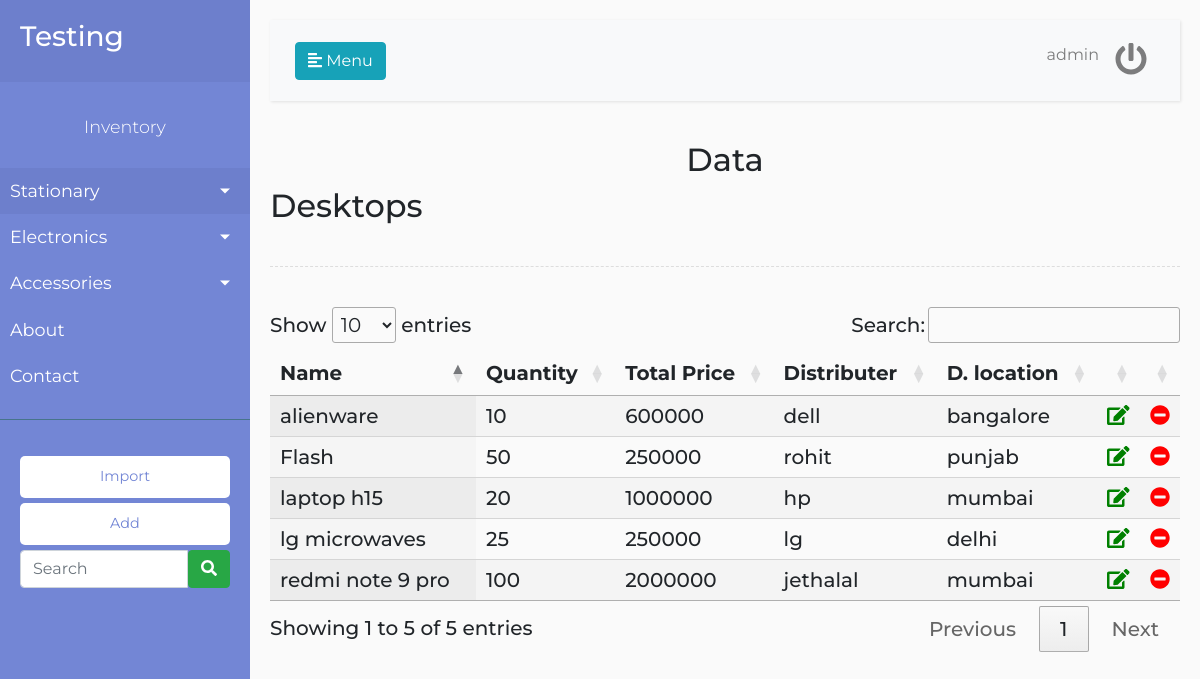
Page /electronics/Desktops (signed in) on the committed database.
### web/models.py (models this page shows, shortened)
class InData(models.Model):
    category = models.CharField(max_length=50, blank=True)
    name = models.CharField(max_length=50)
    priceperpiece = models.CharField(max_length=50)
    totalprice = models.CharField(max_length=50, blank=True)
    qty = models.CharField(max_length=50)
    dname = models.CharField(max_length=50)
    dloc = models.CharField(max_length=50)
    created_at = models.DateTimeField(auto_now_add=True, null=True)
    updated_at = models.DateTimeField(auto_now=True)

### web/views.py (the view)
# urls.py: path('electronics/<str:option>', views.electronics),
def electronics(request, option):
    if request.user.is_anonymous:
        return redirect('/')
    username=request.user.username
    data = InData.objects.filter(category='ele')
    if option =="Mobiles":
        context  ={"choice":option, "data": data, "username": username}
    elif option =="Microwaves":
        context  ={"choice":option, "data": data, "username": username}
    elif option =="Laptops":
        context  ={"":option, "data": data, "username": username}
    elif option =="Desktops":
        context  ={"choice":option, "data": data, "username": username}
    else:
        context = {"choice": "Coming Soon", "data": data, "username": username}
    return render(request,'home.html',context)

### templates/home.html (shortened to what this page needs)
{% extends "base.html" %}
{% block homeheading %} Data{% endblock %}
{% block heading %} {{choice}}{% endblock %}
{% block datatable %}
    <table id="results" class="display" style="width:100%">
        <thead>
            <tr>
                <th>Name</th>
                <th>Quantity</th>
                <th>Total Price</th>
                <th>Distributer</th>
                <th>D. location</th>
                <th></th>
                <th></th>
            </tr>
        </thead>
        <tbody>
            {% for value in data %}
                <tr>
                    <td>{{value.name}}</td>
                    <td>{{value.qty}}</td>
                    <td>{{value.totalprice}}</td>
                    <td>{{value.dname}}</td>
                    <td>{{value.dloc}}</td>
                    <td><i class="fas fa-edit" style="color:green"></i></td>
                    <td><a href="/delete/{{value.name}}"><i class="fas fa-minus-circle" style="color:red"></i></td>
                </tr>
            {% endfor %}
        </tbody>
    </table>
{% endblock %}

### templates/base.html (shortened to what this page needs)
{% load static %}
<!DOCTYPE html>
<html lang="en">
    <head>
        <link rel="stylesheet" href="https://stackpath.bootstrapcdn.com/bootstrap/4.5.2/css/bootstrap.min.css">
        <link rel="stylesheet" href="https://cdn.datatables.net/1.10.22/css/jquery.dataTables.min.css">
        <link rel="stylesheet" href="https://cdn.datatables.net/buttons/1.6.4/css/buttons.dataTables.min.css">
        <link href="{% static 'style.css' %}" rel="stylesheet" />
    </head>
    <body>
        <div class="wrapper">
            <nav id="sidebar">
                <div class="sidebar-header">
                    <h3><a href="/home">Testing</a></h3>
                </div>
                <ul class="list-unstyled components">
                    <p class="text-center">Inventory</p>
                    <li class="active">
                        <a href="#homeSubmenu" data-toggle="collapse" aria-expanded="false" class="dropdown-toggle">Stationary</a>
                    </li>
                    <li>
                        <a href="#electronics" data-toggle="collapse" aria-expanded="false" class="dropdown-toggle">Electronics</a>
                    </li>
                    <li>
                        <a href="#accessories" data-toggle="collapse" aria-expanded="false" class="dropdown-toggle">Accessories</a>
                    </li>
                    <li>
                        <a href="/about">About</a>
                    </li>
                    <li>
                        <a href="/contact">Contact</a>
                    </li>
                </ul>
                <ul class="list-unstyled CTAs">
                    <li>
                        <a href="https://bootstrapious.com/tutorial/files/sidebar.zip" class="download">Import</a>
                    </li>
                    <li>
                        <a href="/add" class="download">Add </a>
                    </li>
                    <li>
                        <form class="navbar-form" role="search">
                            <div class="input-group add-on">
                            <input class="form-control" placeholder="Search" name="srch-term" id="srch-term" type="text">
                            <div class="input-group-btn">
                                <button class="btn btn-success" type="submit" ><i class="fas fa-search" ></i></button>
                            </div>
                            </div>
                        </form>
                    </li>
                </ul>
            </nav>
            <div id="content">
                <nav class="navbar navbar-expand-lg navbar-light bg-light">
                    <div class="container-fluid">
                        <button type="button" id="sidebarCollapse" class="btn btn-info">
                            <i class="fas fa-align-left"></i>
                            <span>Menu</span>
                        </button>
                        <div class="collapse navbar-collapse" id="navbarSupportedContent">
                            <ul class="nav navbar-nav ml-auto">
                                <li class="nav-item">
                                    <a class="nav-link">{{username}}</a>
                                </li>
                                <li class="nav-item">
                                    <a class="nav-link" href="/logout"><i class="fas fa-power-off fa-2x"></i></a>
                                </li>
                            </ul>
                        </div>
                    </div>
                </nav>
                <h2 class="text-center"> {% block homeheading %} {% endblock %} </h2>
                <h2> {% block heading %} {% endblock %} </h2>
                <div class="line"></div>
                <h5>{% block datatable %} {% endblock %}</h5>
            </div>
        </div>
    </body>
</html>

### static/style.css (style rules this page uses)
body { font-family: 'Montserrat', sans-serif; background: #fafafa; }
p { font-size: 1.1em; font-weight: 300; line-height: 1.7em; color: #999; }
a, a:hover, a:focus { color: inherit; text-decoration: none; transition: all 0.3s; }
.navbar { padding: 15px 10px; background: #fff; border: none; border-radius: 0; margin-bottom: 40px; box-shadow: 1px 1px 3px rgba(0, 0, 0, 0.1); }
.line { width: 100%; height: 1px; border-bottom: 1px dashed #ddd; margin: 40px 0; }
.wrapper { display: flex; width: 100%; align-items: stretch; }
#sidebar { min-width: 250px; max-width: 250px; background: #7386D5; color: #fff; transition: all 0.3s; }
#sidebar .sidebar-header { padding: 20px; background: #6d7fcc; }
#sidebar ul.components { padding: 20px 0; border-bottom: 1px solid #47748b; }
#sidebar ul p { color: #fff; padding: 10px; }
#sidebar ul li a { padding: 10px; font-size: 1.1em; display: block; }
#sidebar ul li.active>a, a[aria-expanded="true"] { color: #fff; background: #6d7fcc; }
a[data-toggle="collapse"] { position: relative; }
.dropdown-toggle::after { display: block; position: absolute; top: 50%; right: 20px; transform: translateY(-50%); }
ul.CTAs { padding: 20px; }
ul.CTAs a { text-align: center; font-size: 0.9em !important; display: block; border-radius: 5px; margin-bottom: 5px; }
a.download { background: #fff; color: #7386D5; }
#content { width: 100%; padding: 20px; min-height: 100vh; transition: all 0.3s; }

### rows in the picture
InData: name "Flash", qty "50", totalprice "250000", dname "rohit", dloc "punjab"
InData: name "redmi note 9 pro", qty "100", totalprice "2000000", dname "jethalal", dloc "mumbai"
InData: name "laptop h15", qty "20", totalprice "1000000", dname "hp", dloc "mumbai"
InData: name "lg microwaves", qty "25", totalprice "250000", dname "lg", dloc "delhi"
InData: name "alienware", qty "10", totalprice "600000", dname "dell", dloc "bangalore"

### other values in the picture
{{ username }} "admin"
{{ choice }} "Desktops"
